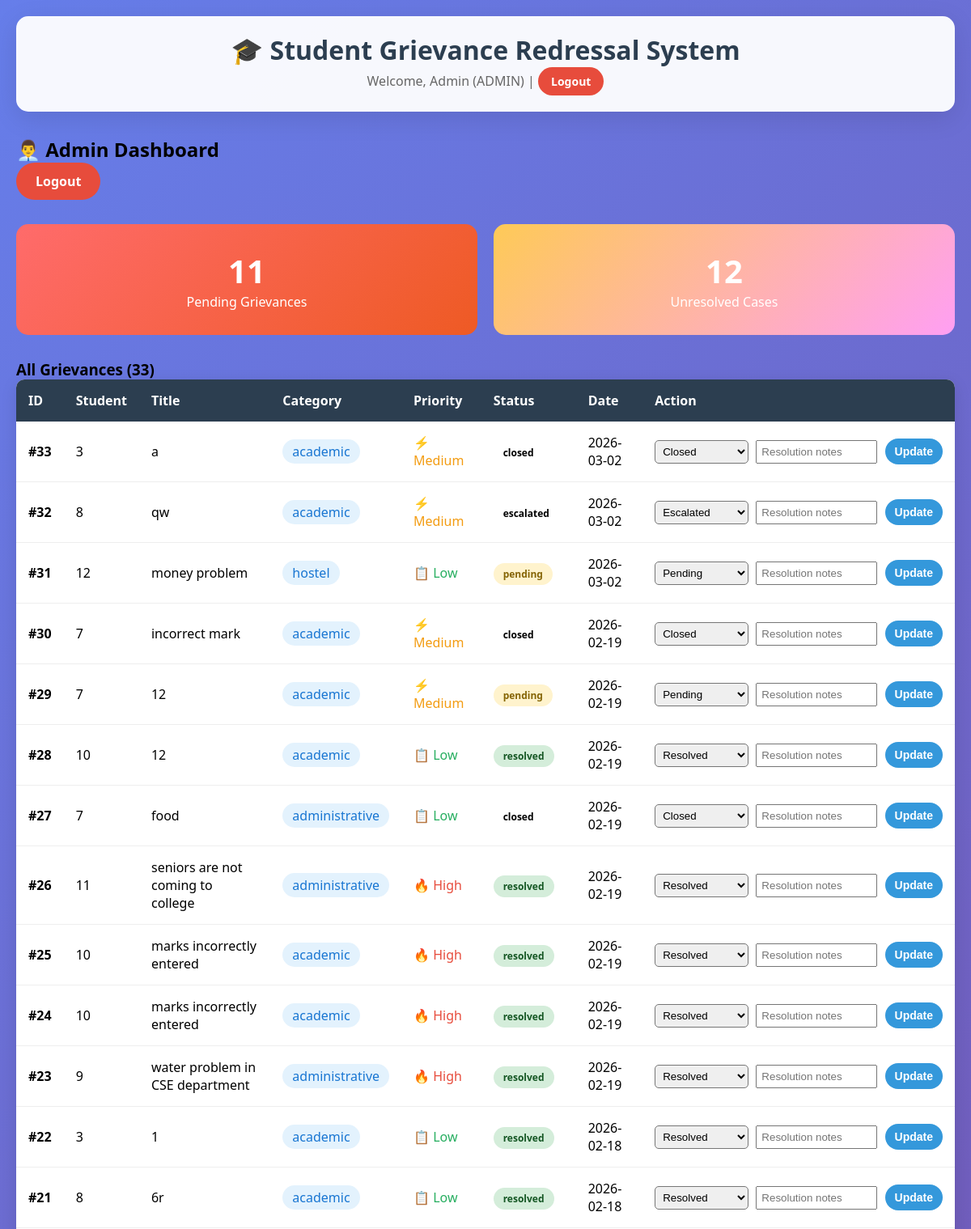
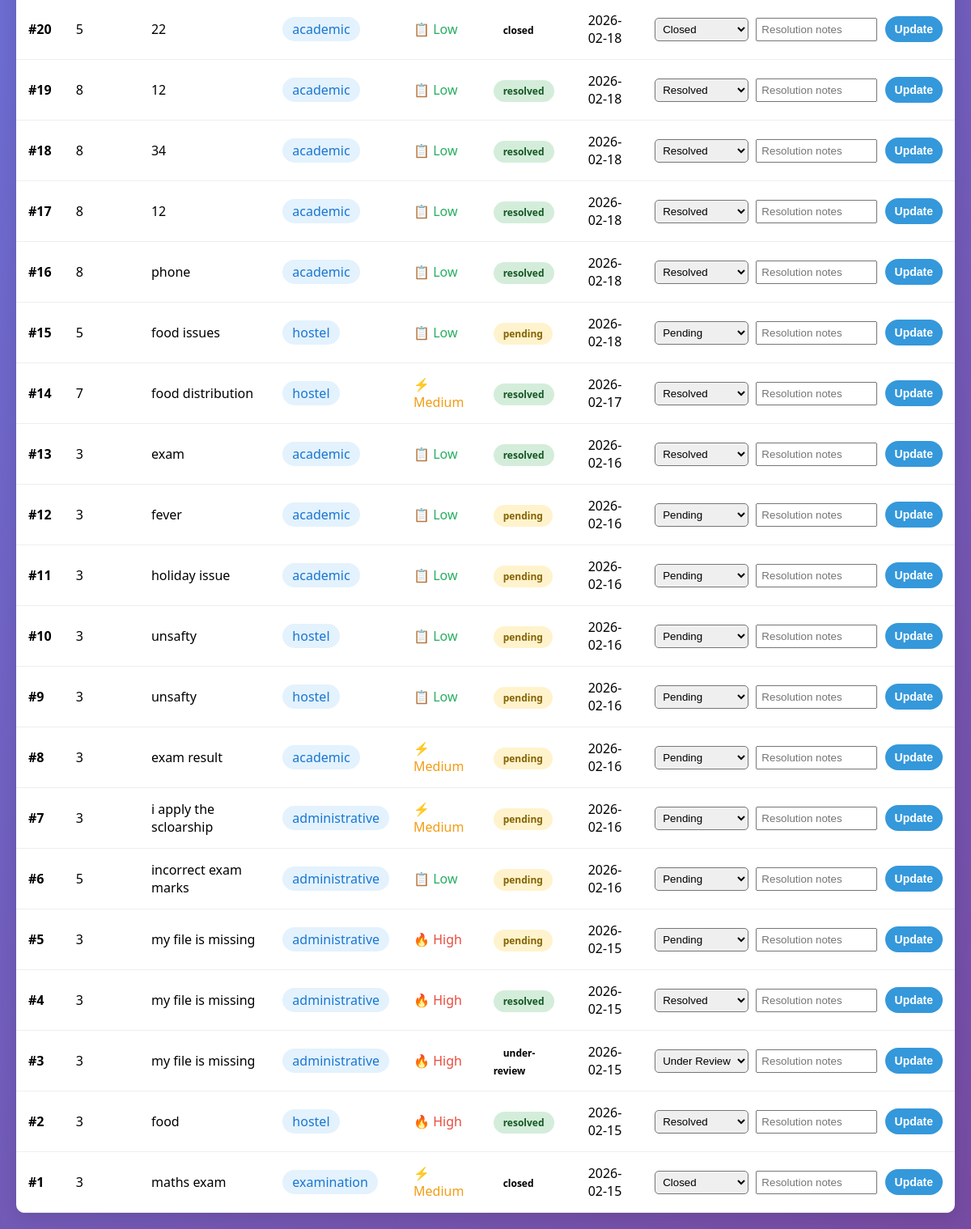
Screenshot of /admin-dashboard (signed in) with the database file from the repository (2 pictures, top to bottom).
### tables this page shows
CREATE TABLE users (
        id INTEGER PRIMARY KEY AUTOINCREMENT,
        email TEXT UNIQUE,
        password TEXT,
        name TEXT,
        role TEXT CHECK(role IN ('student', 'admin', 'grievance-cell')),
        student_id TEXT
    );

CREATE TABLE grievances (
        id INTEGER PRIMARY KEY AUTOINCREMENT,
        title TEXT,
        description TEXT,
        category TEXT CHECK(category IN ('academic','administrative','hostel','examination')),
        anonymous INTEGER DEFAULT 0,
        status TEXT DEFAULT 'pending' CHECK(status IN ('pending','under-review','resolved','escalated','closed')),
        priority TEXT DEFAULT 'medium',
        submitted_by INTEGER,
        assigned_to TEXT DEFAULT '',
        resolution TEXT,
        submitted_date DATETIME DEFAULT CURRENT_TIMESTAMP,
        resolved_date DATETIME,
        feedback TEXT,
        FOREIGN KEY (submitted_by) REFERENCES users (id)
    );

### app.py (the view)
@app.route('/admin-dashboard')
@login_required
def admin_dashboard():
    if current_user.role != 'admin':
        return redirect(url_for('student_dashboard'))
    conn = sqlite3.connect('grievance.db')
    cursor = conn.cursor()
    cursor.execute("SELECT * FROM grievances ORDER BY submitted_date DESC")
    grievances = cursor.fetchall()
    cursor.execute("SELECT COUNT(*) FROM grievances WHERE status='pending'")
    pending = cursor.fetchone()[0]
    cursor.execute("SELECT COUNT(*) FROM grievances WHERE status IN ('pending','under-review')")
    unresolved = cursor.fetchone()[0]
    conn.close()
    return render_template('admin_dashboard.html', grievances=grievances, pending=pending, unresolved=unresolved)

### app.py (called while the page is built)
@login_manager.user_loader
def load_user(user_id):
    conn = sqlite3.connect('grievance.db')
    cursor = conn.cursor()
    cursor.execute('SELECT id, role, name, student_id FROM users WHERE id = ?', (user_id,))
    user_data = cursor.fetchone()
    conn.close()
    if user_data:
        return User(user_data[0], user_data[1], user_data[2], user_data[3])
    return None

### templates/admin_dashboard.html
{% extends "base.html" %}
{% block content %}
<div style="margin-bottom: 30px;">
    <h2>👨‍💼 Admin Dashboard</h2>
    <a href="{{ url_for('logout') }}" class="btn btn-danger">Logout</a>
</div>
<div style="display: flex; gap: 20px; margin-bottom: 30px;">
    <div style="flex: 1; background: linear-gradient(135deg, #ff6b6b, #ee5a24); color: white; padding: 30px; border-radius: 15px; text-align: center;">
        <h3 style="font-size: 2.5em;">{{ pending }}</h3>
        <p>Pending Grievances</p>
    </div>
    <div style="flex: 1; background: linear-gradient(135deg, #feca57, #ff9ff3); color: white; padding: 30px; border-radius: 15px; text-align: center;">
        <h3 style="font-size: 2.5em;">{{ unresolved }}</h3>
        <p>Unresolved Cases</p>
    </div>
</div>
<h3>All Grievances ({{ grievances|length }})</h3>
<table>
    <thead>
        <tr>
            <th>ID</th>
            <th>Student</th>
            <th>Title</th>
            <th>Category</th>
            <th>Priority</th>
            <th>Status</th>
            <th>Date</th>
            <th>Action</th>
        </tr>
    </thead>
    <tbody>
        {% for g in grievances %}
        <tr>
            <td><strong>#{{ g[0] }}</strong></td>
            <td>{{ g[7] or 'Anonymous' }}</td>
            <td>{{ g[1][:50] }}{% if g[1]|length > 50 %}...{% endif %}</td>
            <td>
                <span style="padding: 4px 12px; border-radius: 20px; background: #e3f2fd; color: #1976d2;">
                    {{ g[3] }}
                </span>
            </td>
            <td>
                {% if g[6] == 'high' %}<span style="color: #e74c3c;">🔥 High</span>
                {% elif g[6] == 'medium' %}<span style="color: #f39c12;">⚡ Medium</span>
                {% else %}<span style="color: #27ae60;">📋 Low</span>{% endif %}
            </td>
            <td><span class="status {{ g[5] }}">{{ g[5] }}</span></td>
            <td>{{ g[10][:10] if g[10] else 'N/A' }}</td>
            <td>
                <form method="POST" action="{{ url_for('update_grievance', id=g[0]) }}" style="display: inline; white-space: nowrap;">
                    <select name="status" style="padding: 5px; border-radius: 5px; margin-right: 5px;">
                        <option value="pending" {% if g[5]=='pending' %}selected{% endif %}>Pending</option>
                        <option value="under-review" {% if g[5]=='under-review' %}selected{% endif %}>Under Review</option>
                        <option value="resolved" {% if g[5]=='resolved' %}selected{% endif %}>Resolved</option>
                        <option value="escalated" {% if g[5]=='escalated' %}selected{% endif %}>Escalated</option>
                        <option value="closed" {% if g[5]=='closed' %}selected{% endif %}>Closed</option>
                    </select>
                    <input type="text" name="resolution" placeholder="Resolution notes" style="width: 150px; padding: 5px; margin-right: 5px;">
                    <button type="submit" class="btn" style="padding: 8px 12px; font-size: 14px;">Update</button>
                </form>
            </td>
        </tr>
        {% endfor %}
    </tbody>
</table>
{% endblock %}

### templates/base.html (shortened to what this page needs)
<!DOCTYPE html>
<html>
<head>
</head>
<body>
    <div class="container">
        <div class="header">
            <h1>🎓 Student Grievance Redressal System</h1>
            {% if current_user.is_authenticated %}
                <p style="text-align: center; color: #666;">
                    Welcome, {{ current_user.name }} ({{ current_user.role|upper }}) |
                    <a href="{{ url_for('logout') }}" class="btn btn-danger" style="font-size: 14px; padding: 8px 16px;">Logout</a>
                </p>
            {% endif %}
        </div>
        {% block content %}{% endblock %}
    </div>
</body>
</html>

### templates/base.html (style rules this page uses)
* { margin: 0; padding: 0; box-sizing: border-box; }
body { font-family: 'Segoe UI', Tahoma, Geneva, Verdana, sans-serif; background: linear-gradient(135deg, #667eea 0%, #764ba2 100%); min-height: 100vh; }
.container { max-width: 1200px; margin: 0 auto; padding: 20px; }
.header { background: rgba(255,255,255,0.95); padding: 20px; border-radius: 15px; margin-bottom: 30px; box-shadow: 0 8px 32px rgba(0,0,0,0.1); }
.header h1 { color: #2c3e50; text-align: center; }
.btn { background: #3498db; color: white; padding: 12px 24px; border: none; border-radius: 25px; text-decoration: none; display: inline-block; cursor: pointer; font-weight: bold; transition: all 0.3s; }
.btn-danger { background: #e74c3c; }
table { width: 100%; border-collapse: collapse; background: white; border-radius: 10px; overflow: hidden; box-shadow: 0 5px 20px rgba(0,0,0,0.1); }
th { background: #2c3e50; color: white; padding: 15px; text-align: left; }
td { padding: 15px; border-bottom: 1px solid #eee; }
.status { padding: 5px 12px; border-radius: 20px; font-size: 12px; font-weight: bold; }
.status.pending { background: #fff3cd; color: #856404; }
.status.resolved { background: #d4edda; color: #155724; }

### rows the page displays
users: name "Admin", role "ADMIN"
grievances: id "33", submitted_by "3", title "a", category "academic", priority "⚡ Medium", status "closed", submitted_date "2026-03-02", status "Closed"
grievances: id "32", submitted_by "8", title "qw", category "academic", priority "⚡ Medium", status "escalated", submitted_date "2026-03-02", status "Escalated"
grievances: id "31", submitted_by "12", title "money problem", category "hostel", priority "📋 Low", status "pending", submitted_date "2026-03-02", status "Pending"
grievances: id "30", submitted_by "7", title "incorrect mark", category "academic", priority "⚡ Medium", status "closed", submitted_date "2026-02-19", status "Closed"
grievances: id "29", submitted_by "7", title "12", category "academic", priority "⚡ Medium", status "pending", submitted_date "2026-02-19", status "Pending"
grievances: id "28", submitted_by "10", title "12", category "academic", priority "📋 Low", status "resolved", submitted_date "2026-02-19", status "Resolved"
grievances: id "27", submitted_by "7", title "food", category "administrative", priority "📋 Low", status "closed", submitted_date "2026-02-19", status "Closed"
grievances: id "26", submitted_by "11", title "seniors are not coming to college", category "administrative", priority "🔥 High", status "resolved", submitted_date "2026-02-19", status "Resolved"
grievances: id "25", submitted_by "10", title "marks incorrectly entered", category "academic", priority "🔥 High", status "resolved", submitted_date "2026-02-19", status "Resolved"
grievances: id "24", submitted_by "10", title "marks incorrectly entered", category "academic", priority "🔥 High", status "resolved", submitted_date "2026-02-19", status "Resolved"
grievances: id "23", submitted_by "9", title "water problem in CSE department", category "administrative", priority "🔥 High", status "resolved", submitted_date "2026-02-19", status "Resolved"
grievances: id "22", submitted_by "3", title "1", category "academic", priority "📋 Low", status "resolved", submitted_date "2026-02-18", status "Resolved"
grievances: id "21", submitted_by "8", title "6r", category "academic", priority "📋 Low", status "resolved", submitted_date "2026-02-18", status "Resolved"
grievances: id "20", submitted_by "5", title "22", category "academic", priority "📋 Low", status "closed", submitted_date "2026-02-18", status "Closed"
grievances: id "19", submitted_by "8", title "12", category "academic", priority "📋 Low", status "resolved", submitted_date "2026-02-18", status "Resolved"
grievances: id "18", submitted_by "8", title "34", category "academic", priority "📋 Low", status "resolved", submitted_date "2026-02-18", status "Resolved"
grievances: id "17", submitted_by "8", title "12", category "academic", priority "📋 Low", status "resolved", submitted_date "2026-02-18", status "Resolved"
grievances: id "16", submitted_by "8", title "phone", category "academic", priority "📋 Low", status "resolved", submitted_date "2026-02-18", status "Resolved"
grievances: id "15", submitted_by "5", title "food issues", category "hostel", priority "📋 Low", status "pending", submitted_date "2026-02-18", status "Pending"
grievances: id "14", submitted_by "7", title "food distribution", category "hostel", priority "⚡ Medium", status "resolved", submitted_date "2026-02-17", status "Resolved"
grievances: id "13", submitted_by "3", title "exam", category "academic", priority "📋 Low", status "resolved", submitted_date "2026-02-16", status "Resolved"
grievances: id "12", submitted_by "3", title "fever", category "academic", priority "📋 Low", status "pending", submitted_date "2026-02-16", status "Pending"
grievances: id "11", submitted_by "3", title "holiday issue", category "academic", priority "📋 Low", status "pending", submitted_date "2026-02-16", status "Pending"
grievances: id "10", submitted_by "3", title "unsafty", category "hostel", priority "📋 Low", status "pending", submitted_date "2026-02-16", status "Pending"
grievances: id "9", submitted_by "3", title "unsafty", category "hostel", priority "📋 Low", status "pending", submitted_date "2026-02-16", status "Pending"
grievances: id "8", submitted_by "3", title "exam result", category "academic", priority "⚡ Medium", status "pending", submitted_date "2026-02-16", status "Pending"
grievances: id "7", submitted_by "3", title "i apply the scloarship", category "administrative", priority "⚡ Medium", status "pending", submitted_date "2026-02-16", status "Pending"
grievances: id "6", submitted_by "5", title "incorrect exam marks", category "administrative", priority "📋 Low", status "pending", submitted_date "2026-02-16", status "Pending"
grievances: id "5", submitted_by "3", title "my file is missing", category "administrative", priority "🔥 High", status "pending", submitted_date "2026-02-15", status "Pending"
grievances: id "4", submitted_by "3", title "my file is missing", category "administrative", priority "🔥 High", status "resolved", submitted_date "2026-02-15", status "Resolved"
grievances: id "3", submitted_by "3", title "my file is missing", category "administrative", priority "🔥 High", status "under-review", submitted_date "2026-02-15", status "Under Review"
grievances: id "2", submitted_by "3", title "food", category "hostel", priority "🔥 High", status "resolved", submitted_date "2026-02-15", status "Resolved"
grievances: id "1", submitted_by "3", title "maths exam", category "examination", priority "⚡ Medium", status "closed", submitted_date "2026-02-15", status "Closed"

### other values shown
{{ pending }} "11"
{{ unresolved }} "12"
{{ grievances|length }} "33"
